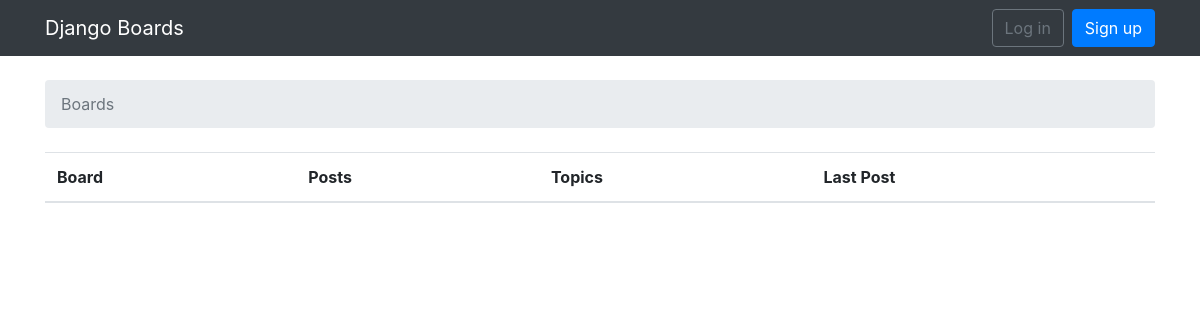
/, run on an earlier commit of the app's database.
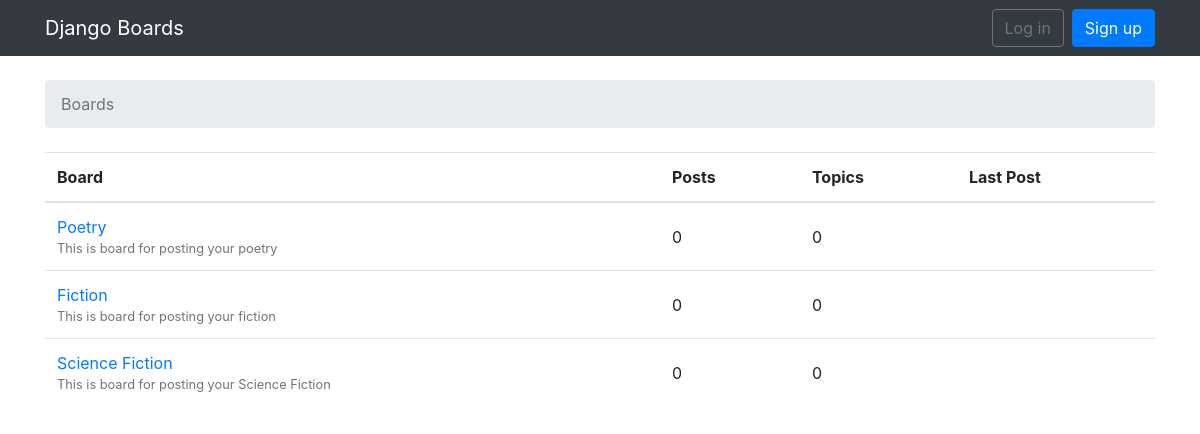
And on a later commit of the database.
### boards/models.py (models this page shows, shortened)
class Board(models.Model):
    name = models.CharField(max_length=50,unique=True)
    description = models.CharField(max_length=140)

### boards/views.py (the view)
# urls.py: 2. Add a URL to urlpatterns:  path('', views.home, name='home')
def home(request):
    boards = Board.objects.all()
    return render(request, 'home.html', {'boards': boards})

### templates/home.html
{% extends 'base.html' %}
{% block breadcrumb %}
  <li class="breadcrumb-item active">Boards</li>
{% endblock %}
{% block content %}
  <table class="table">
    <thead class="thead-inverse">
      <tr>
        <th>Board</th>
        <th>Posts</th>
        <th>Topics</th>
        <th>Last Post</th>
      </tr>
    </thead>
    <tbody>
      {% for board in boards %}
        <tr>
          <td>
            <a href="{% url 'board_topics' board.pk %}">{{ board.name }}</a>
            <small class="text-muted d-block">{{ board.description }}</small>
          </td>
          <td class="align-middle">0</td>
          <td class="align-middle">0</td>
          <td></td>
        </tr>
      {% endfor %}
    </tbody>
  </table>
{% endblock %}

What changed in the data, as far as the page shows it:
added Board: name "Poetry", description "This is board for posting your poetry"
added Board: name "Fiction", description "This is board for posting your fiction"
added Board: name "Science Fiction", description "This is board for posting your Science Fiction"
